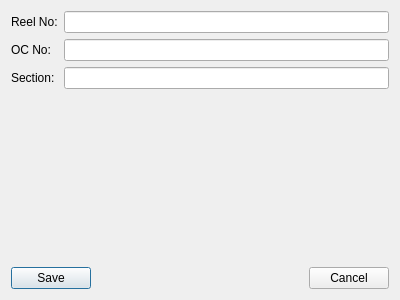
<?xml version="1.0" encoding="UTF-8"?>
<ui version="4.0">
 <class>ReelAllocationEditor</class>
 <widget class="QDialog" name="ReelAllocationEditor">
  <property name="geometry">
   <rect>
    <x>0</x>
    <y>0</y>
    <width>400</width>
    <height>300</height>
   </rect>
  </property>
  <property name="windowTitle">
   <string>Reel Allocation</string>
  </property>
  <layout class="QVBoxLayout" name="verticalLayout">
   <item>
    <layout class="QGridLayout" name="gridLayout">
     <item row="0" column="0">
      <widget class="QLabel" name="label">
       <property name="text">
        <string>Reel No:</string>
       </property>
      </widget>
     </item>
     <item row="0" column="1">
      <widget class="QLineEdit" name="txtReelNo"/>
     </item>
     <item row="1" column="0">
      <widget class="QLabel" name="label_2">
       <property name="text">
        <string>OC No:</string>
       </property>
      </widget>
     </item>
     <item row="1" column="1">
      <widget class="QLineEdit" name="txtOCNo"/>
     </item>
     <item row="2" column="0">
      <widget class="QLabel" name="label_3">
       <property name="text">
        <string>Section:</string>
       </property>
      </widget>
     </item>
     <item row="2" column="1">
      <widget class="QLineEdit" name="txtSection"/>
     </item>
    </layout>
   </item>
   <item>
    <spacer name="verticalSpacer">
     <property name="orientation">
      <enum>Qt::Vertical</enum>
     </property>
     <property name="sizeHint" stdset="0">
      <size>
       <width>20</width>
       <height>168</height>
      </size>
     </property>
    </spacer>
   </item>
   <item>
    <layout class="QHBoxLayout" name="horizontalLayout">
     <item>
      <widget class="QPushButton" name="cmdSave">
       <property name="text">
        <string>Save</string>
       </property>
      </widget>
     </item>
     <item>
      <spacer name="horizontalSpacer">
       <property name="orientation">
        <enum>Qt::Horizontal</enum>
       </property>
       <property name="sizeHint" stdset="0">
        <size>
         <width>40</width>
         <height>20</height>
        </size>
       </property>
      </spacer>
     </item>
     <item>
      <widget class="QPushButton" name="cmdCancel">
       <property name="text">
        <string>Cancel</string>
       </property>
      </widget>
     </item>
    </layout>
   </item>
  </layout>
 </widget>
 <resources/>
 <connections>
  <connection>
   <sender>cmdCancel</sender>
   <signal>clicked()</signal>
   <receiver>ReelAllocationEditor</receiver>
   <slot>reject()</slot>
   <hints>
    <hint type="sourcelabel">
     <x>346</x>
     <y>271</y>
    </hint>
    <hint type="destinationlabel">
     <x>341</x>
     <y>226</y>
    </hint>
   </hints>
  </connection>
 </connections>
</ui>
